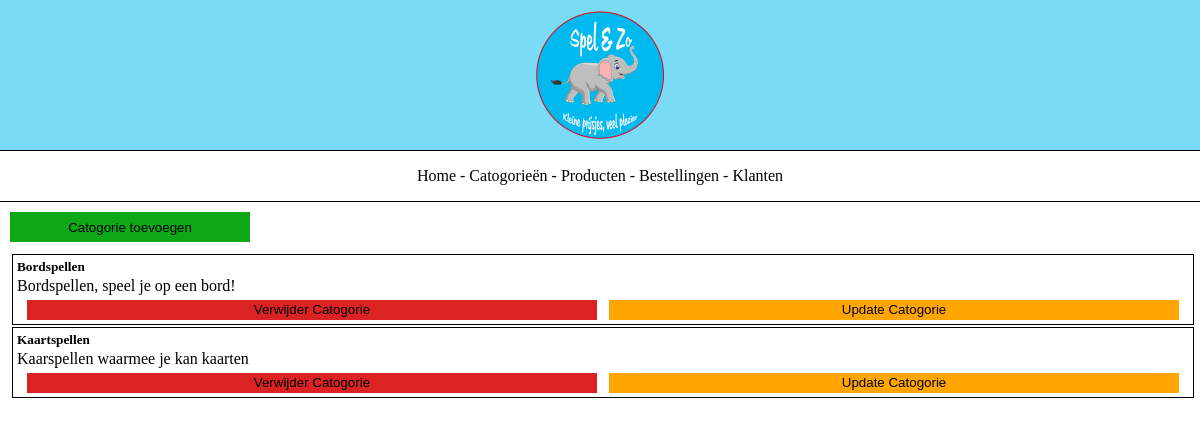
/admin/catogorie.php, run on the app's committed database.
### tables this page shows
CREATE TABLE `catogory` (
  `id` int(11) NOT NULL,
  `name` varchar(255) NOT NULL,
  `description` text NOT NULL
);

### admin/catogorie.php (the view, shortened to what this page needs)
<!DOCTYPE html>
<html lang="en">
<head>
    <link rel="stylesheet" href="assets/css/adminstyle.css">
    <link rel="stylesheet" href="assets/css/adminresponsive.css">
    <link rel="stylesheet" href="https://use.typekit.net/mdn4bzp.css">
</head>
<body>
    <header>
        <img src="../assets/img/logo.png" alt="Logo">
    </header>
    <nav>
        <a href="admin.php">Home</a> -
        <a href="catogorie.php">Catogorieën</a> -
        <a href="product.php">Producten</a> -
        <a href="bestellingen.php">Bestellingen</a> -
        <a href="klanten.php">Klanten</a>
    </nav>
    <div class="acties">
        <a href="catogorie-toevoegen.php"><button class="green button">Catogorie toevoegen</button></a>
    </div>
</body>
<?php
require_once("assets/config/connect.php");
$query = "SELECT * FROM catogory";
if ($result = $conn->query($query)) {
    while ($row = $result->fetch_assoc()) {
        echo '<div class="catogorie"><div class="text"><h5>' .$row["name"] . '</h5><br><p>' .$row['description'] . '</p></div><div class="buttons"><button class="red"><a href="catogorie-delete.php?id='.$row['id'].'">Verwijder Catogorie</a></button><button class="orange"><a href="catogorie-update.php?id='.$row['id'].'">Update Catogorie</a></button></div></div>';
    }
}

### admin/assets/css/adminstyle.css (style rules this page uses)
body { margin: 0; padding: 0; }
header { width: 100%; background-color: #00baee86; height: 150px; color: white; font-family: ff-duper-web-pro, sans-serif; font-size: 25px; line-height: 100px; text-align: center; border-bottom: 1px solid black; }
header img { width: 150px; height: 150px; }
nav { width: 100%; height: 50px; border-bottom: 1px solid black; text-align: center; }
nav a { text-decoration: none; display: inline-block; color: black; line-height: 50px; }
.acties { width: 100%; height: 50px; }
.acties .button { float: left; margin-left: 10px; height: 30px; margin-top: 10px; width: 20%; }
.acties a { text-decoration: none; color: black; }
.acties .green { background-color: rgb(14, 167, 22); border: 1px solid rgb(14, 167, 22); }
.catogorie { width: 98%; margin-left: 1%; border: 1px solid black; height: auto; padding: 2px; margin-top: 2px; }
.catogorie p { margin: 2px; }
.catogorie h5 { margin: 2px; float: left; }
.catogorie .buttons { width: 100%; height: 25px; }
.catogorie .text { width: 100%; }
.catogorie .buttons button { width: 48.5%; margin-left: 1%; height: 20px; margin-top: 2.5px; }
.buttons .red { background-color: rgb(219, 35, 35); border: 1px solid rgb(219, 35, 35); }
.buttons .orange { background-color: orange; border: 1px solid orange; }
.buttons a { color: black; text-decoration: none; }

### data on the page
catogory: name "Bordspellen", description "Bordspellen, speel je op een bord!"
catogory: name "Kaartspellen", description "Kaarspellen waarmee je kan kaarten"
